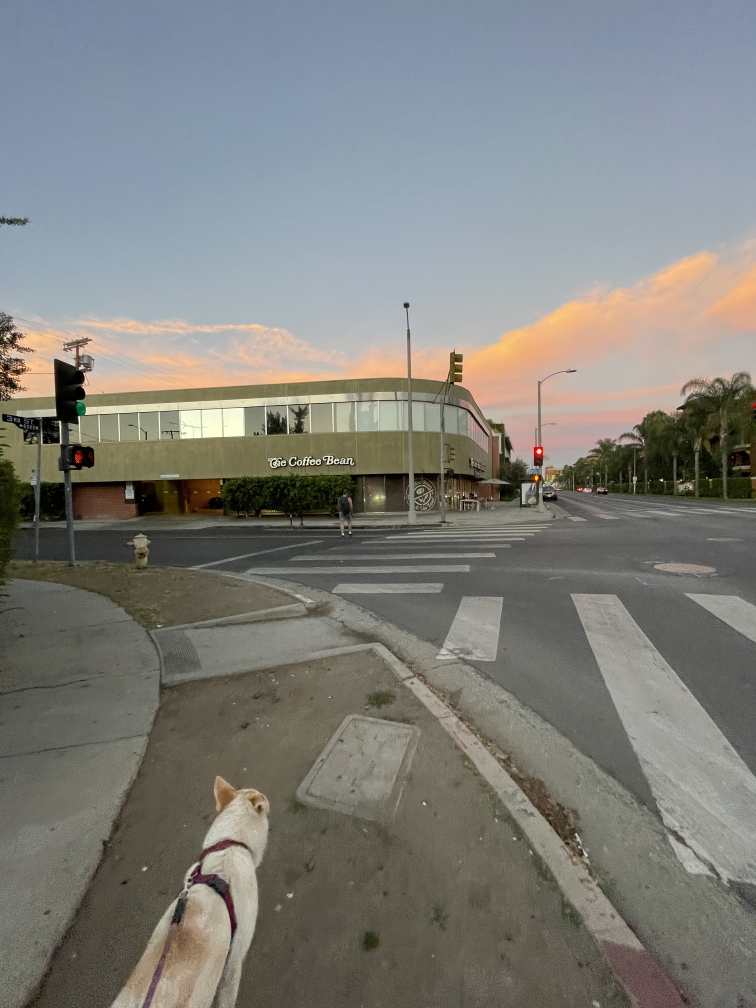
#> input picture uploads/YellowBabyishRainbowlorikeet.jpg, 3024 x 4032 px (shown at 1/4 size)
$ python -i detection.py   (imports and definitions only)
#> lines starting #> are read from the running program, lines starting #| are printed output that depends on the picture; after the words box and inside, x2 and y2 are one past the last pixel; in counts of white or black regions, pixels touching at a corner belong together
import cv2
import numpy as np
from utils.image_utils import estimate_blur, draw_bbox
from config import MIN_AREA, BLUR_THRESHOLD

def detect_billboards(image_path):
    """
    Detect rectangular billboards in the image.
    Returns (bboxes, confs, H, W)
    """
    img = cv2.imread(image_path)
#> img is the input picture: shape (4032, 3024, 3); mean B, G, R 122.7, 127.3, 127.1
    if img is None:
        return [], [], 0, 0

    H, W = img.shape[:2]
#> H = 4032; W = 3024
    gray = cv2.cvtColor(img, cv2.COLOR_BGR2GRAY)
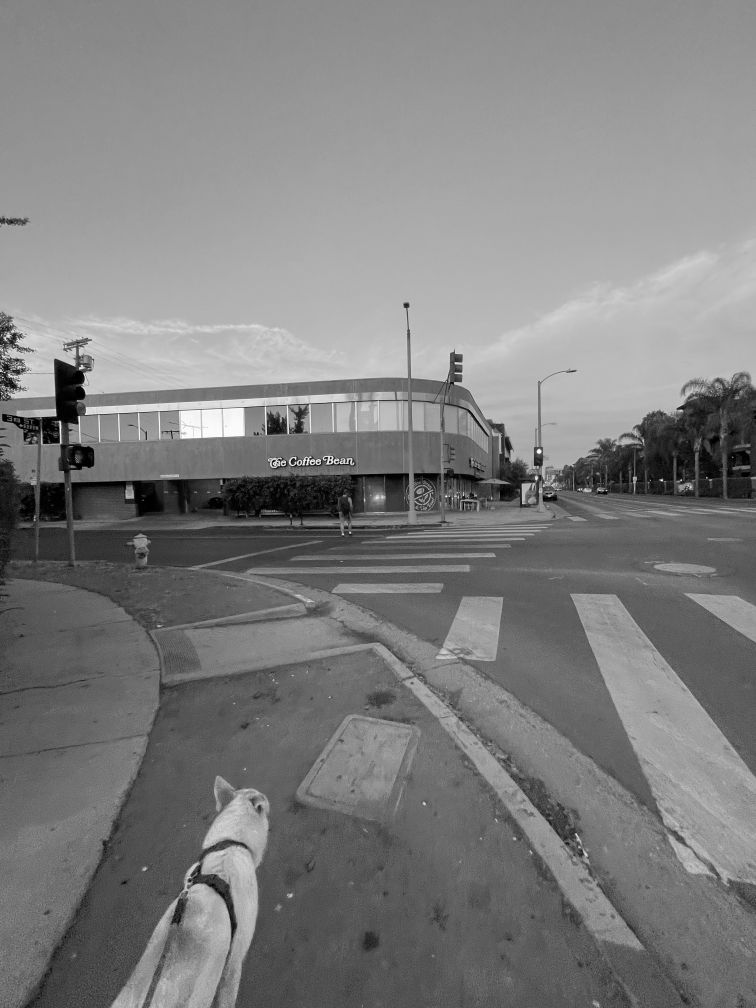
#> gray: shape (4032, 3024) (shown at 1/4 size); min 0, max 254, mean 126.7
    gray = cv2.bilateralFilter(gray, 7, 50, 50)

    thr = cv2.adaptiveThreshold(
        gray, 255,
        cv2.ADAPTIVE_THRESH_GAUSSIAN_C,
        cv2.THRESH_BINARY_INV, 25, 10
    )
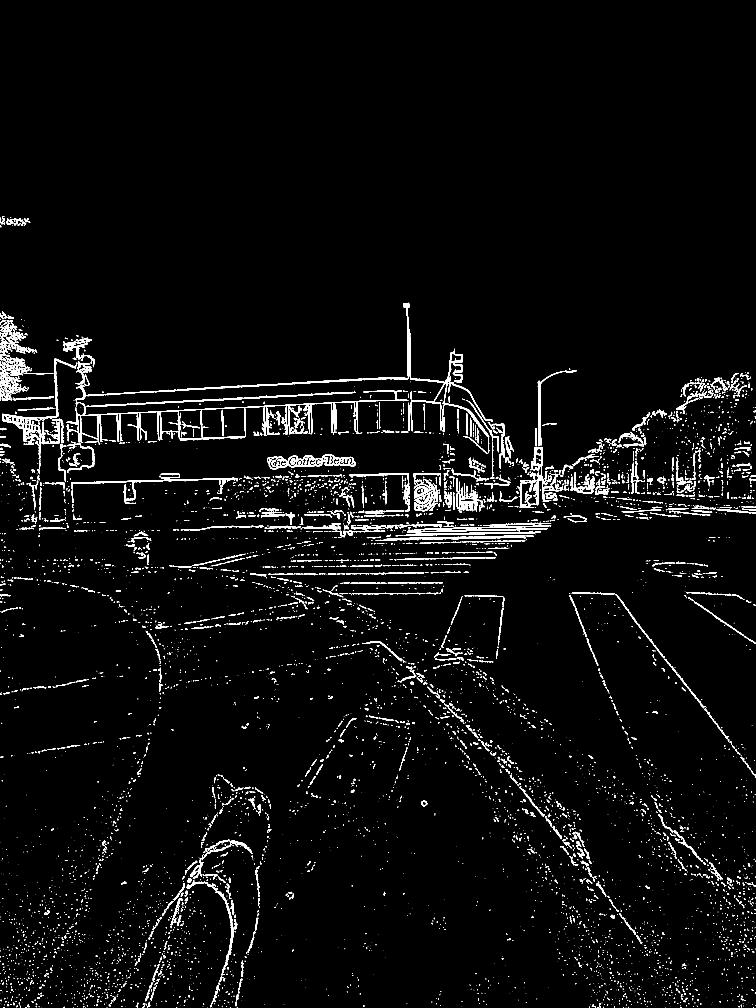
#> thr: shape (4032, 3024) (shown at 1/4 size); 2.9% white; 6946 white regions (4913 under 20 px), largest, box (x1, y1, x2, y2) and area: (264, 1561, 1633, 1771) 19867, (346, 1211, 1957, 1813) 16859, (8, 1435, 303, 1779) 7768
    edges = cv2.Canny(thr, 50, 150)
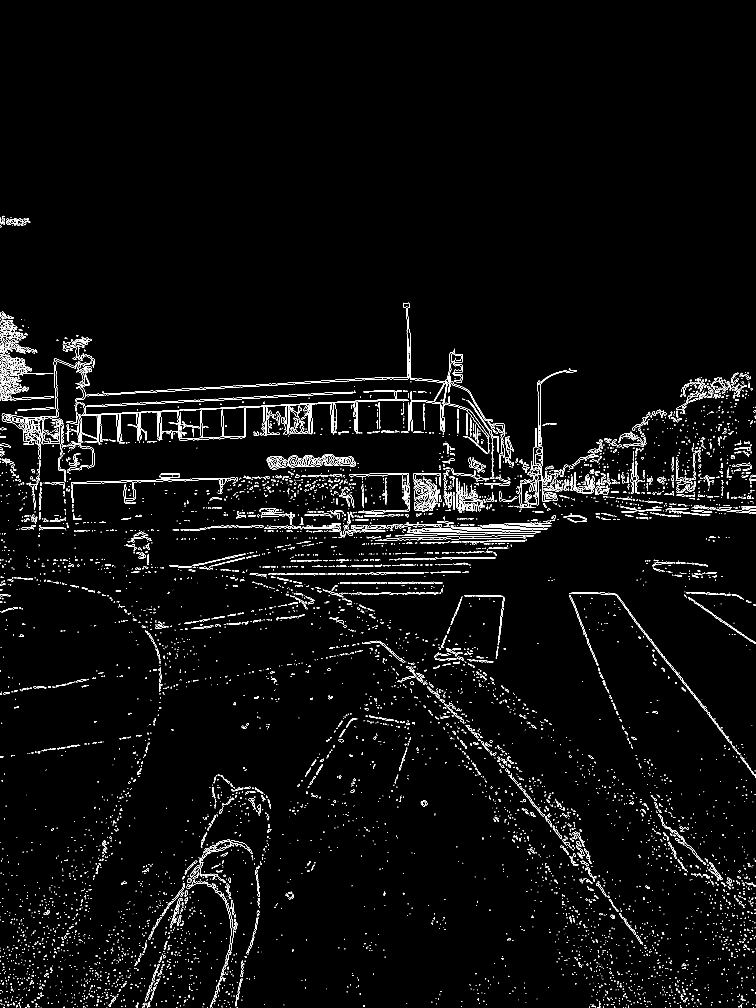
#> edges: shape (4032, 3024) (shown at 1/4 size); 1.6% white in thin lines or dots, all inside (x1, y1, x2, y2) = (0, 863, 3024, 4032)
    edges = cv2.dilate(edges, np.ones((3, 3), np.uint8), 1)
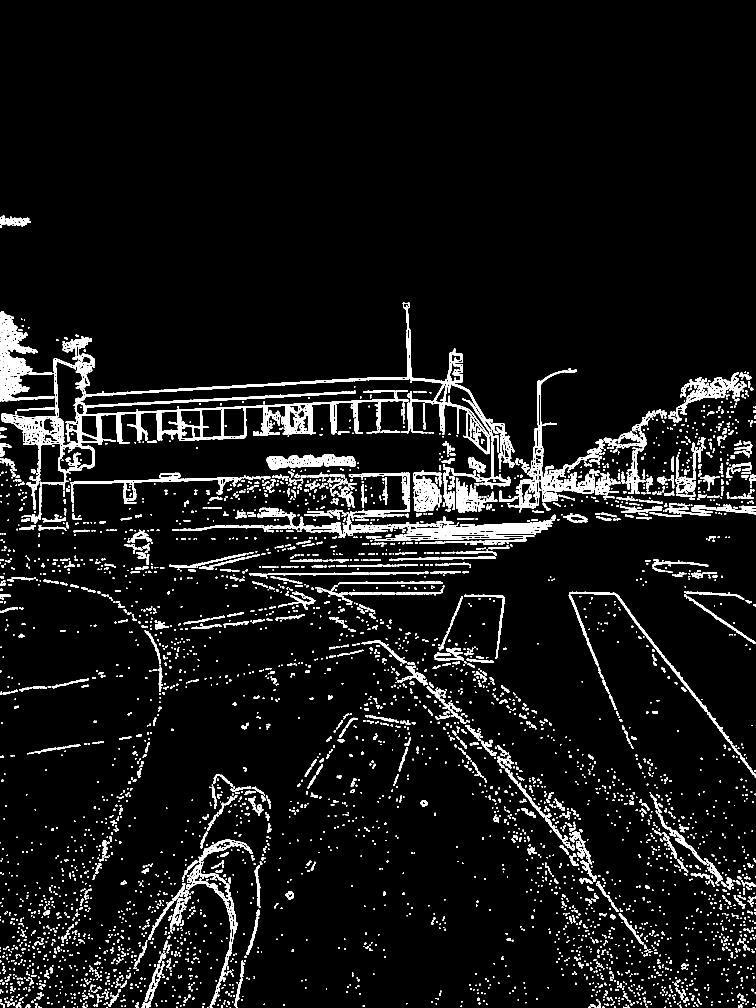
#> edges: shape (4032, 3024) (shown at 1/4 size); 5.3% white; 5455 white regions (371 under 20 px)

    contours, _ = cv2.findContours(edges, cv2.RETR_EXTERNAL, cv2.CHAIN_APPROX_SIMPLE)
#> contours = 5416 contours, 2328 with area under 20; largest, box (x1, y1, x2, y2) and area: (263, 1539, 1634, 1778) 87058, (344, 1210, 1971, 1814) 32408, (6, 1433, 369, 1929) 27074, (0, 1245, 217, 1605) 25742, (2067, 1712, 2254, 2033) 18429
    candidates = []

    for c in contours:
        area = cv2.contourArea(c)
        if area < MIN_AREA:
            continue

        peri = cv2.arcLength(c, True)
        approx = cv2.approxPolyDP(c, 0.02 * peri, True)
        if len(approx) != 4:
            continue

        x, y, w, h = cv2.boundingRect(approx)
        ar = w / float(h) if h > 0 else 0

        if not (0.5 <= ar <= 6.0):
            continue

        rect_area = w * h
        rect_score = area / rect_area if rect_area > 0 else 0
        score = rect_score * rect_area
        candidates.append((score, (x, y, w, h)))
#> this loop made 5416 passes
#> area on passes 14, 16, 17: 26.5, 21.5, 24.5
#> after the loop, candidates = [(2004.5, (2694, 3321, 129, 139)), (1317.5, (2078, 3144, 102, 125)), (1586, (1448, 2562, 170, 89)), (1859.5, (1902, 2380, 117, 202)), (7080, (2277, 2371, 685, 648)), (1846.5, (676, 2213, 307, 58)), (4141, (2152, 1479, 155, 306))]

    if not candidates:
        return [], [], H, W

    # Sort by score (best first)
    candidates.sort(key=lambda x: x[0], reverse=True)

    bboxes, confs = [], []
    for score, (x, y, w, h) in candidates:
        conf = min(0.99, 0.4 + score / (100000 + score))
        bboxes.append((x, y, w, h))
        confs.append(conf)
#> this loop made 7 passes
#> (score, x, y, w, h, conf) on passes 1 to 7: (7080, 2277, 2371, 685, 648, 0.466), (4141, 2152, 1479, 155, 306, 0.44), (2004.5, 2694, 3321, 129, 139, 0.42), (1859.5, 1902, 2380, 117, 202, 0.418), (1846.5, 676, 2213, 307, 58, 0.418), (1586, 1448, 2562, 170, 89, 0.416), (1317.5, 2078, 3144, 102, 125, 0.413)
#> after the loop, bboxes = [(2277, 2371, 685, 648), (2152, 1479, 155, 306), (2694, 3321, 129, 139), (1902, 2380, 117, 202), (676, 2213, 307, 58), (1448, 2562, 170, 89), (2078, 3144, 102, 125)]; confs = [0.466, 0.44, 0.42, 0.418, 0.418, 0.416, 0.413]

    return bboxes, confs, H, W


def apply_violation_rules(image_path, bboxes, confs, H, W):
    """
    Apply oversize, unsafe placement, blur, and other rules.
    Returns a list of violation dictionaries.
    """
    violations = []
    for bbox, conf in zip(bboxes, confs):
        x, y, w, h = bbox
        reasons = []

        # Rule 1: Oversized
        if (w * h) / (H * W) > 0.4:
            reasons.append("Oversized")

        # Rule 2: Unsafe placement (too close to borders)
        margin = 0.05
        if (x < margin * W or y < margin * H or
            (x + w) > (1 - margin) * W or
            (y + h) > (1 - margin) * H):
            reasons.append("Unsafe placement")

        # Rule 3: Blurry / Old
        blur = estimate_blur(image_path, bbox)
        if blur < BLUR_THRESHOLD:
            reasons.append("Old/Blurry")

        violations.append({
            "bbox": {"x": x, "y": y, "w": w, "h": h},
            "confidence": round(conf, 2),
            "reasons": reasons
        })

    return violations


# [79 lines of commented-out code are left out]

>>> result = detect_billboards('../uploads/YellowBabyishRainbowlorikeet.jpg')
#> result = ([(2277, 2371, 685, 648), (2152, 1479, 155, 306), (2694, 3321, 129, 139), (1902, 2380, 117, 202), (676, 2213, 307, 58), (1448, 2562, 170, 89), (2078, 3144, 102, 125)], [0.466, 0.44, 0.42, 0.418, 0.418, 0.416, 0.413], 4032, 3024)

$ run again, on uploads/billboard.jpg
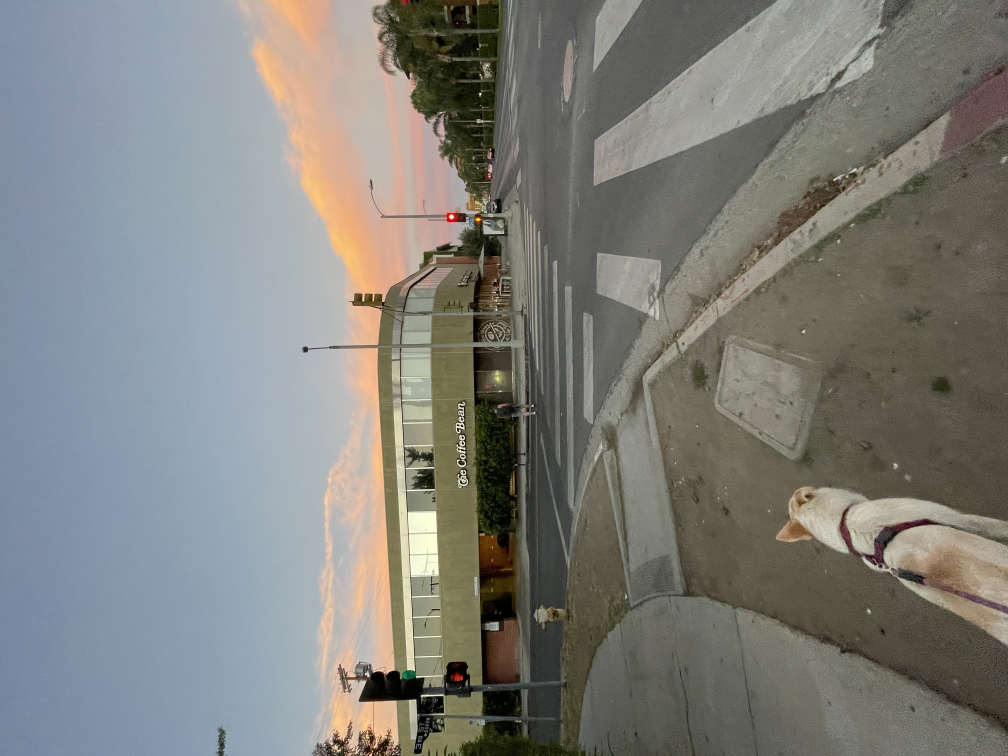
#> input picture uploads/billboard.jpg, 4032 x 3024 px (shown at 1/4 size)
#> in detect_billboards, img is the input picture: shape (3024, 4032, 3); mean B, G, R 122.7, 127.3, 127.1
#> in detect_billboards, `thr = cv2.adaptiveThreshold( gray, 255, cv2.ADAPTIVE_THRESH_GAUSSIAN_C..`:
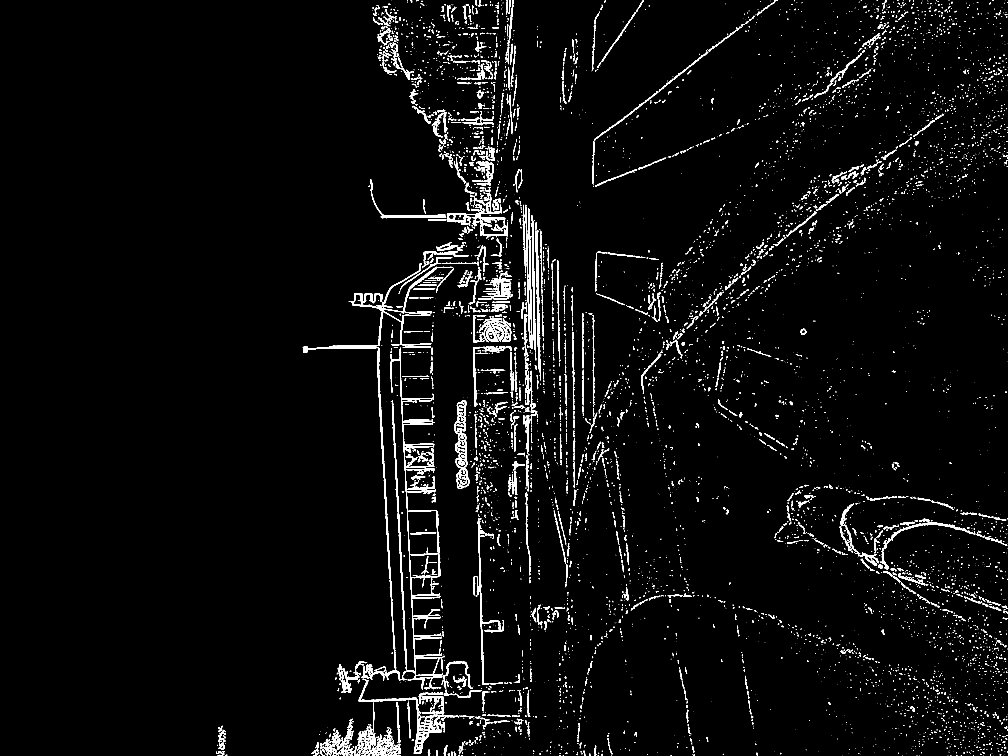
#> thr: shape (3024, 4032) (shown at 1/4 size); 2.9% white; 7112 white regions (5062 under 20 px), largest, box (x1, y1, x2, y2) and area: (1562, 1391, 1771, 2760) 19902, (1211, 1067, 1813, 2678) 17755, (1435, 2721, 1779, 3016) 7668
#> in detect_billboards, `edges = cv2.dilate(edges, np.ones((3, 3), np.uint8), 1)`:
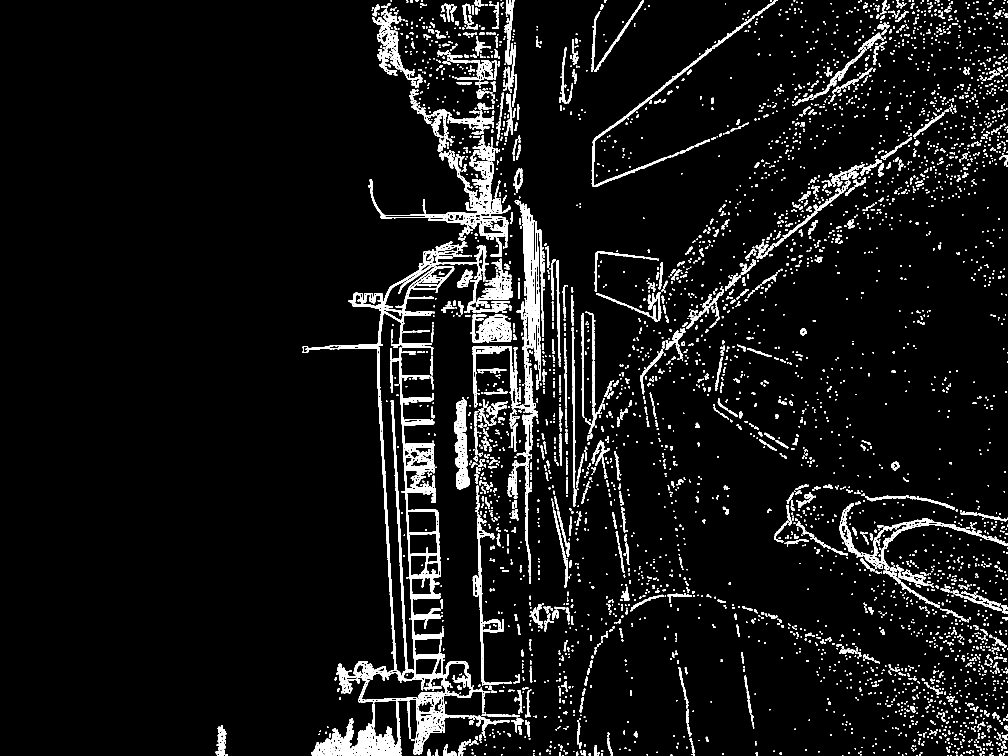
#> edges: shape (3024, 4032) (shown at 1/4 size); 5.3% white; 5572 white regions (410 under 20 px)
#> contours = 5535 contours, 2422 with area under 20; largest, box (x1, y1, x2, y2) and area: (1413, 1389, 1929, 3017) 112623, (1210, 1052, 1814, 2679) 32814, (1245, 2809, 1605, 3024) 24776, (1712, 769, 2033, 956) 18396, (1817, 1599, 1879, 1957) 13949
#> the loop in detect_billboards, `for c in contours:` made 5535 passes
#> area on passes 18 to 20: 22, 22, 23
#> after the loop in detect_billboards, `for c in contours:`: candidates = [(1583, (2562, 1405, 87, 171)), (1816.5, (2380, 1004, 202, 118)), (1334.5, (3144, 844, 125, 102)), (4140, (1480, 716, 305, 156)), (1997.5, (3321, 201, 139, 129)), (7161, (2372, 62, 647, 686))]
#> the loop in detect_billboards, `for score, (x, y, w, h) in candidates:` made 6 passes
#> (score, x, y, w, h, conf) on passes 1 to 6: (7161, 2372, 62, 647, 686, 0.467), (4140, 1480, 716, 305, 156, 0.44), (1997.5, 3321, 201, 139, 129, 0.42), (1816.5, 2380, 1004, 202, 118, 0.418), (1583, 2562, 1405, 87, 171, 0.416), (1334.5, 3144, 844, 125, 102, 0.413)
#> after the loop in detect_billboards, `for score, (x, y, w, h) in candidates:`: bboxes = [(2372, 62, 647, 686), (1480, 716, 305, 156), (3321, 201, 139, 129), (2380, 1004, 202, 118), (2562, 1405, 87, 171), (3144, 844, 125, 102)]; confs = [0.467, 0.44, 0.42, 0.418, 0.416, 0.413]
#> result = ([(2372, 62, 647, 686), (1480, 716, 305, 156), (3321, 201, 139, 129), (2380, 1004, 202, 118), (2562, 1405, 87, 171), (3144, 844, 125, 102)], [0.467, 0.44, 0.42, 0.418, 0.416, 0.413], 3024, 4032)
